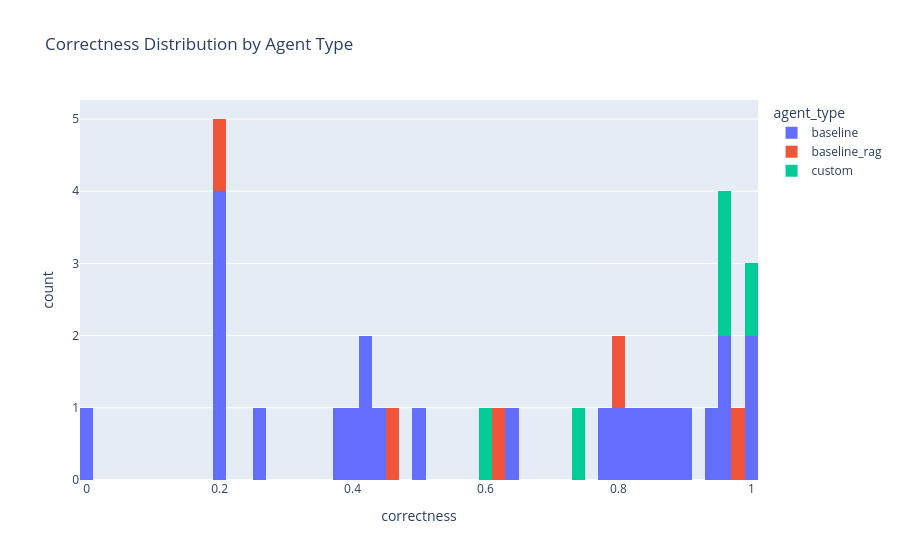

The code cell stored with this chart in its notebook:
### Code cell
px.histogram(data_frame=df_deepeval, x="correctness", color="agent_type", nbins=100, title="Correctness Distribution by Agent Type")

### Figure 1 — Plotly figure (JSON) as saved in the notebook; plotly's stock layout.template omitted (floating-point values rounded to 4 significant figures)
{"data": [{"bingroup": "x", "hovertemplate": "agent_type=baseline<br>correctness=%{x}<br>count=%{y}<extra></extra>", "legendgroup": "baseline", "marker": {"color": "#636efa", "pattern": {"shape": ""}}, "name": "baseline", "nbinsx": 100, "orientation": "v", "showlegend": true, "type": "histogram", "x": [0.9019, 0.8083, 0.8826, 0.2078, 0.4204, 0.9979, 0.7737, 0.4377, 0.0, 0.5046, 0.6427, 0.9327, 0.4276, 0.196, 0.9508, 0.9547, 0.8134, 0.3784, 0.2675, 0.2009, 1.0, 0.8353, 0.8593, 0.4081, 0.1989], "xaxis": "x", "yaxis": "y"}, {"bingroup": "x", "hovertemplate": "agent_type=baseline_rag<br>correctness=%{x}<br>count=%{y}<extra></extra>", "legendgroup": "baseline_rag", "marker": {"color": "#EF553B", "pattern": {"shape": ""}}, "name": "baseline_rag", "nbinsx": 100, "orientation": "v", "showlegend": true, "type": "histogram", "x": [0.986, 0.4593, 0.7972, 0.6143, 0.196], "xaxis": "x", "yaxis": "y"}, {"bingroup": "x", "hovertemplate": "agent_type=custom<br>correctness=%{x}<br>count=%{y}<extra></extra>", "legendgroup": "custom", "marker": {"color": "#00cc96", "pattern": {"shape": ""}}, "name": "custom", "nbinsx": 100, "orientation": "v", "showlegend": true, "type": "histogram", "x": [0.9672, 0.6056, 0.9959, 0.9637, 0.7455], "xaxis": "x", "yaxis": "y"}], "layout": {"barmode": "relative", "legend": {"title": {"text": "agent_type"}, "tracegroupgap": 0}, "title": {"text": "Correctness Distribution by Agent Type"}, "xaxis": {"anchor": "y", "domain": [0, 1], "title": {"text": "correctness"}}, "yaxis": {"anchor": "x", "domain": [0, 1], "title": {"text": "count"}}}}
